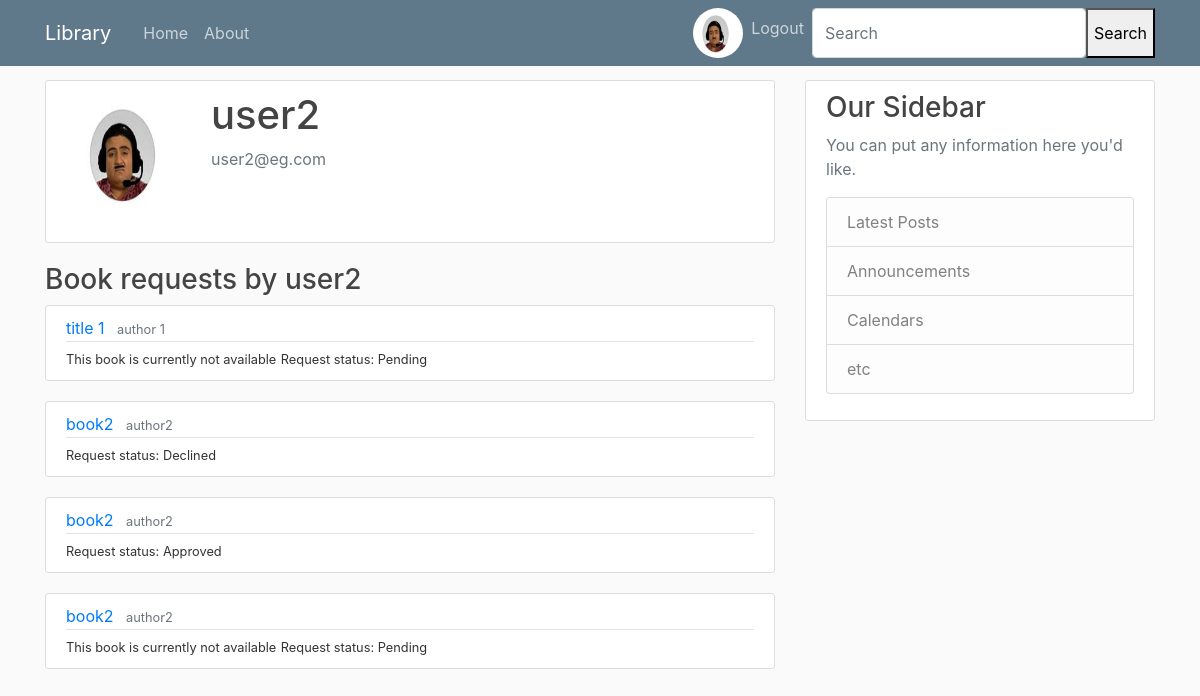
The app's page /user/6/profile/, older data.
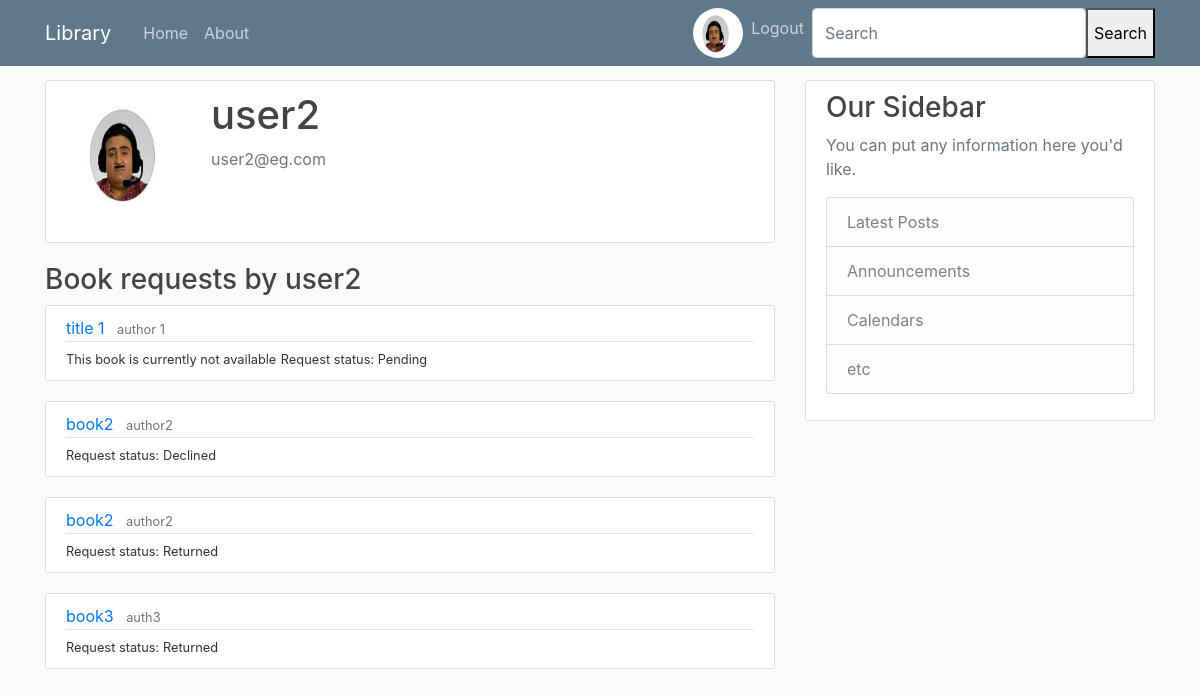
The same page, newer data.
### books/models.py (models this page shows, shortened)
class request_detail(models.Model):
    book_detail = models.ForeignKey(Book, on_delete=models.CASCADE)
    requested_by = models.ForeignKey(User, on_delete=models.CASCADE)
    return_date = models.DateField(default=timezone.now()+datetime.timedelta(days=7))
    request_status = models.CharField(max_length=15, default = 'Pending')

class Book(models.Model):
    title = models.CharField(max_length=100)
    genre = models.CharField(max_length=50)
    author = models.CharField(max_length=100)
    date_added = models.DateTimeField(default=timezone.now)
    publisher = models.CharField(max_length=100)
    summary = models.TextField(blank=True)
    location = models.TextField()
    available = models.BooleanField(default=True)
    ISBN = models.CharField(max_length=17)

### users/views.py (the view)
# urls.py: path('<int:pk>/profile/', user_views.ProfileDetailView, name='profile-detail'),
def ProfileDetailView(request, **kwargs):
    user = User.objects.filter(id=kwargs['pk'])[0]
    requests = request_detail.objects.filter(requested_by=user)
    context = {
        'requests': requests,
        'user': user
    }
    return render(request, 'users/profile_for_lib.html', context)

### users/templates/users/profile_for_lib.html
{% extends "books/base.html" %}
{% block content %}
    <div class="content-section">
      <div class="media">
        <img class="rounded-circle account-img" src="{{ user.profile.image.url }}">
        <div class="media-body">
          <h2 class="account-heading">{{ user.username }}</h2>
          <p class="text-secondary">{{ user.email }}</p>
        </div>
      </div>
    </div>
    <h3>Book requests by {{ user.username }}</h3>
    {% for request in requests %}
        <article class="media content-section">
            <div class="media-body">
                <div class="article-metadata">
                    <a class="mr-2" href="{% url 'book-detail' request.book_detail.id %}">{{ request.book_detail.title }}</a>
                    <small class="text-muted">{{ request.book_detail.author }}</small>
                </div>
                {% if request.request_status == 'Pending' %}
                {% if request.book_detail.available == True %}
                    <a class="btn btn-outline-secondary" href="{% url 'request-approve' request.id %}">Approve</a>
                    <a class="btn btn-outline-danger" href="{% url 'request-decline' request.id %}">Decline</a>
                {% else %}
                    <small>This book is currently not available</small>
                {% endif %}
                {% endif %}
                <small>Request status: {{ request.request_status }}</small>
            </div>
        </article>
    {% endfor %}
{% endblock content %}

Row changes from the older to the newer data that the page shows:
removed request_detail: book_detail "book2", book_detail.author "author2", request_status "Approved"
changed request_detail (number 3 of 4 on the later page): request_status "Pending" → "Returned"; no longer shows "This book is currently not available"
added request_detail: book_detail "book3", book_detail.author "auth3", request_status "Returned"
